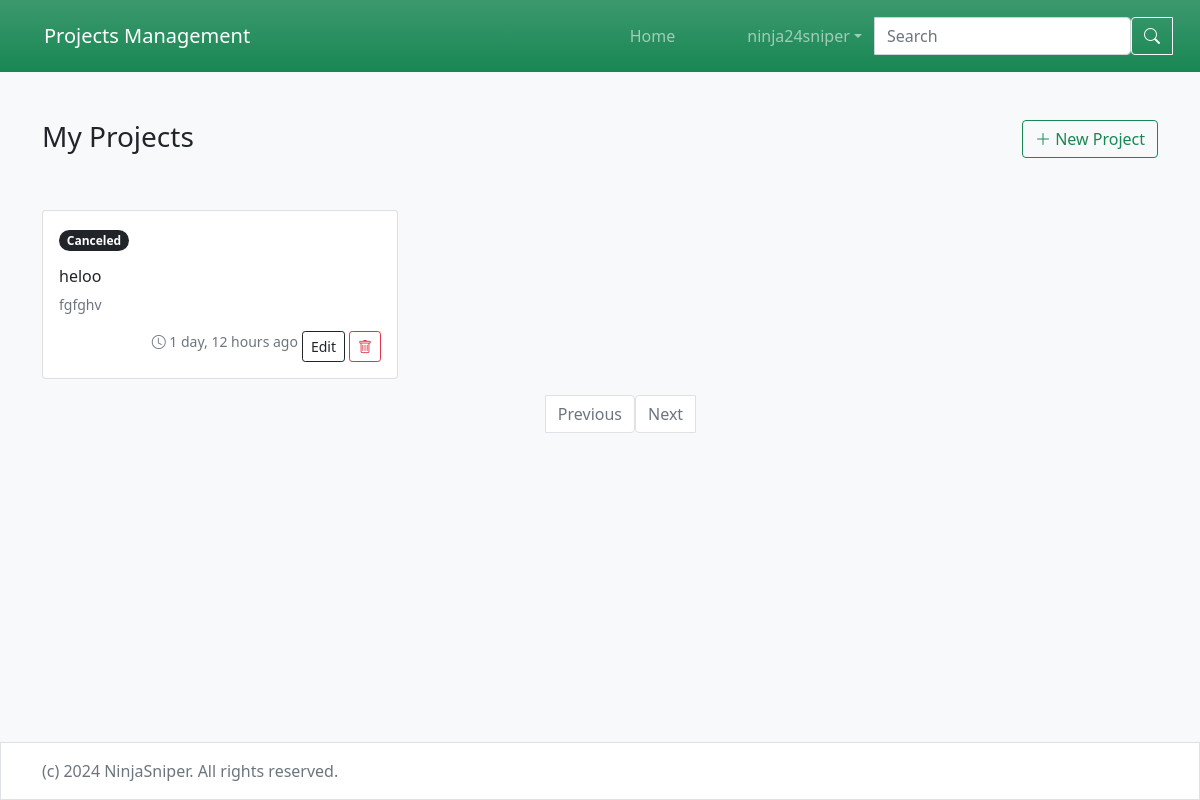
The app's page / (signed in) with its own data.
### projects/models.py (models this page shows, shortened)
class Project(models.Model) :
    title = models.CharField( max_length=50)
    description = models.TextField()
    status = models.IntegerField(choices = Status.choices, default = Status.PENDING)
    created_at = models.DateTimeField(auto_now_add=True)
    updated_at = models.DateTimeField(auto_now=True)
    category = models.ForeignKey(Category, on_delete=models.PROTECT )
    user = models.ForeignKey(AUTH_USER_MODEL, on_delete=models.CASCADE , null= True)

### projects/views.py (the view)
# urls.py: path('', views.ProjectListView.as_view(), name='Project_list'),
class ProjectListView(LoginRequiredMixin, ListView):
    model = models.Project
    template_name = 'project/list.html'
    paginate_by = 6
    def get_queryset(self):
        query_set = super().get_queryset()
        where = {'user_id': self.request.user}
        q = self.request.GET.get('q', None)
        if q:
            where['title__icontains'] = q
        return query_set.filter(**where)

### projects/templates/project/list.html (shortened to what this page needs)
{% extends "base.html" %}
{% load i18n %}
{% load humanize %}
{% block content %}
<div class="d-flex justify-content-between">
    <h3>{% trans 'My Projects' %}</h3>
    <div>
        <a href="{% url 'Project_create' %}" class="btn btn-outline-success">
            <i class="bi bi-plus-lg"></i> {% trans 'New Project' %}
        </a>
    </div>
</div>
    <div class="row my-5">
        {% for project in object_list %}
            <div class="col-md-4">
                <div class="card mb-3">
                    <div class="card-body">
                        <p>
                            <span class="badge rounded-pill bg-dark">
                                {{ project.get_status_display }}
                            </span>
                        </p>
                        <h3 class="card-title fs-6">
                            {{ project.title }}
                        </h3>
                        <p class="card-text text-muted small">
                            {{ project.description }}
                        </p>
                        <div class="d-flex">
                            <span class="me-auto text-muted small">
                                <i class="bi bi-clock"></i>
                                <time datetime="{{ project.created_at }}">
                                    {{  project.created_at|naturaltime }}
                                </time>
                            </span>
                            <a
                                href="{% url 'Project_update' project.id %}"
                                class="btn btn-sm btn-outline-dark mx-1">
                                {% trans 'Edit' %}
                            </a>
                            <a
                                href="{% url 'Project_delete' project.id %}"
                                class="btn btn-sm btn-outline-danger">
                                <i class="bi bi-trash"></i>
                            </a>
                        </div>
                    </div>
                </div>
            </div>
        {% endfor %}
        {% if page_obj.paginator.count > 0 %}
            <div class="d-flex justify-content-center bd-highlight mb-3">
                <nav>
                    <ul class="pagination">
                        {% if page_obj.has_previous %}
                            <li class="page-item">
                                <a class="page-link" href="?page={{ page_obj.previous_page_number }}">
                                    {% trans 'Previous' %}
                                </a>
                            </li>
                        {% else %}
                            <li class="page-item disabled">
                                <a class="page-link" href="#">{% trans 'Previous' %}</a>
                            </li>
                        {% endif %}
                        {% if page_obj.has_next %}
                            <li class="page-item">
                                <a class="page-link" href="?page={{ page_obj.next_page_number }}">
                                    {% trans 'Next' %}
                                </a>
                            </li>
                        {% else %}
                            <li class="page-item disabled">
                                <a class="page-link" href="#">{% trans 'Next' %}</a>
                            </li>
                        {% endif %}
                    </ul>
                </nav>
            </div>
        {% endif %}
    </div>
{% endblock %}

### projects/templates/partials/header.html (shortened to what this page needs)
{% load i18n %}
<header>
   <nav class="navbar navbar-expand-md bg-gradient bg-success navbar-dark p-3">
       <div class="container-fluid">
           <a class="navbar-brand" href="{% url 'Project_list' %}">{% trans 'Projects Management' %}</a>
           <div class="collapse navbar-collapse" id="navbarCollapse">
               <ul class="navbar-nav me-auto mb-2 mb-md-0">
                   <li class="nav-item">
                       <a class="nav-link" aria-current="page" href="{% url 'Project_list' %}">{% trans 'Home' %}</a>
                   </li>
               </ul>
               {% if user.is_authenticated %}
                   <ul class="navbar-nav mb-2 mb-lg-0 me-3">
                    <li class="nav-item dropdown">
                      <a class="nav-link dropdown-toggle" href="#" id="navbarDropdown" role="button" data-bs-toggle="dropdown" aria-expanded="false">
                          {{ user.username }}
                      </a>
                    </li>
                  </ul>
                  <form method="GET" action="{% url 'Project_list' %}" class="d-flex">
                       <div class="input-group">
                           <input
                               type="text"
                               name="q"
                               class="form-control"
                               placeholder="{% trans 'Search' %}"
                               value="{{ request.GET.q }}"
                           />
                           <button class="btn btn-outline-light" type="submit">
                               <i class="bi bi-search"></i>
                           </button>
                       </div>
                   </form>
               {% endif %}
          </div>
       </div>
   </nav>
</header>

### records on screen
Project: status "Canceled", title "heloo", description "fgfghv", created_at "1 day, 12 hours ago"

### other values on screen
{{ user.username }} "ninja24sniper"
